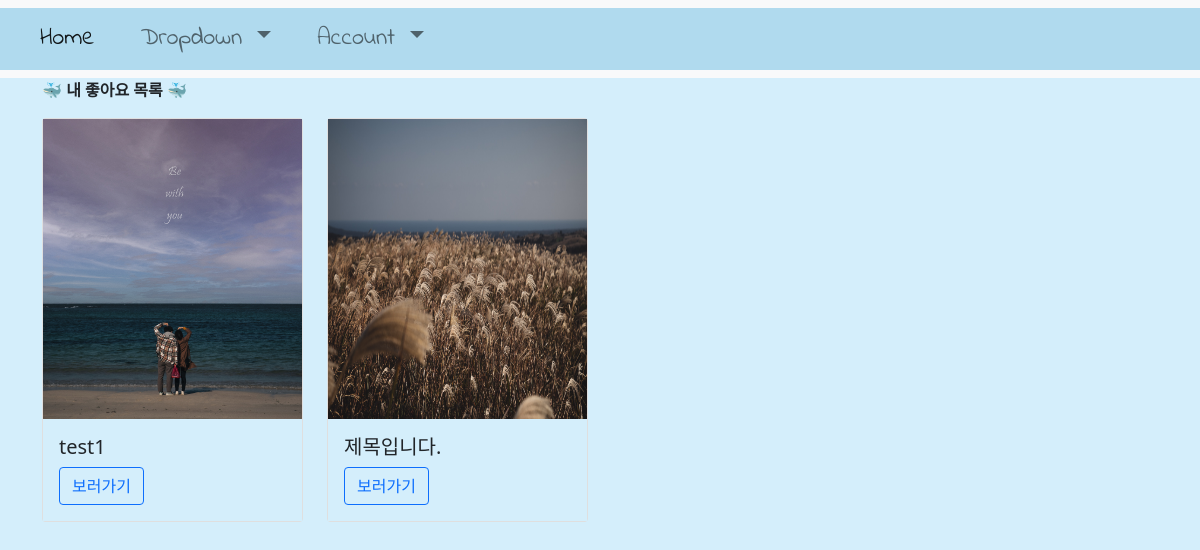
Page /my_like/1/ (signed in) on the committed database.
### main/models.py (models this page shows, shortened)
class Like(models.Model):
    user = models.ForeignKey(User, on_delete=models.CASCADE)
    post = models.ForeignKey(Post, on_delete=models.CASCADE)
    created_at = models.DateTimeField(auto_now_add=True)
    class Meta:
        unique_together = (('user', 'post'))

class Post(models.Model):
    id = models.AutoField(primary_key=True)
    title = models.CharField(max_length=200)
    writer = models.ForeignKey(User, on_delete=models.CASCADE)
    pub_date = models.DateTimeField()
    body = models.TextField()
    image = models.ImageField(upload_to="post/", blank=True, null=True)
    like_user_set = models.ManyToManyField(
        User, blank=True, related_name="likes_user_set", through="Like")
    dislike_user_set = models.ManyToManyField(
        User, blank=True, related_name="dislikes_user_set", through="Dislike")

### main/views.py (the view)
# urls.py: path('my_like/<int:user_id>/', my_like, name="my_like"),
@login_required
def my_like(request, user_id):
    user = User.objects.get(id=user_id)
    like_list = Like.objects.filter(user=user)
    context = {
        'like_list': like_list,
    }
    return render(request, 'main/my_like.html', context)

### main/templates/main/my_like.html
{% extends 'base.html' %}
{% load static %}
{% block content %}
    <div class="container">
        <p style="font-weight:bold;">🐳 내 좋아요 목록 🐳</p>
        <div class="row">
            {% for like in like_list %}
                <div class="col-md-3 col-6 item_list__card">
                    <div class="card">
                        {% if like.post.image %}
                            <a href="#">
                                <img src="{{ like.post.image.url }}" width="100%" height="300px" alt="...">
                            </a>
                            <div class="card-body">
                                <h5 class="card-title">{{ like.post.title }}</h5>
                                <a href="{% url 'main:detail' like.post.pk %}" class="btn btn-outline-primary">보러가기</a>
                            </div>
                        {% else %}
                            <div class="card-body">
                                <h5 class="card-title">{{ like.post.title }}</h5>
                                <a href="{% url 'main:detail' like.post.pk %}" class="btn btn-outline-primary">보러가기</a>
                            </div>
                        {% endif %}
                    </div>
                </div>
            {% endfor %}
        </div>
    </div>
{% endblock content %}

### basic/templates/base.html (shortened to what this page needs)
<!DOCTYPE html>
{% load static %}
<html lang="en">
<head>
    <link href="https://cdn.jsdelivr.net/npm/bootstrap@5.1.3/dist/css/bootstrap.min.css" rel="stylesheet">
    <link rel="stylesheet" type="text/css" href="{% static 'css/show.css' %}?after">
    <link rel="stylesheet" type="text/css" href="{% static 'css/photo.css' %}?after">
</head>
<body>
    <div class="body">
        {% include 'shared/_navbar.html' %}
        {% block content %}
        {% endblock %}
    </div>
</body>

### basic/templates/shared/_navbar.html (shortened to what this page needs)
{% load static %}
<link rel="stylesheet" type="text/css" href="{% static 'css/navbar.css' %}?after">
<nav class="navbar navbar-expand-lg navbar-light bg-light">
    <div class="container-fluid">
        <div class="collapse navbar-collapse" id="navbarSupportedContent">
        <ul class="navbar-nav me-auto mb-2 mb-lg-0">
            <li class="nav-item">
            <a class="nav-link active" aria-current="page" href="{%url 'main:showmain' %}" style="margin: 5px 30px 5px 20px;">Home</a>
            </li>
            <li class="nav-item dropdown">
            <a class="nav-link dropdown-toggle" href="#" id="navbarDropdown" role="button" data-bs-toggle="dropdown" aria-expanded="false" style="margin: 5px 30px 5px 0px;">
                Dropdown
            </a>
            </li>
            <li class="nav-item dropdown">
            <a class="nav-link dropdown-toggle" href="#" id="navbarDropdown" role="button" data-bs-toggle="dropdown" aria-expanded="false" style="margin: 5px 0px 5px 0px;">
            Account
            </a>
            </li>
        </ul>
        </div>
    </div>
    </nav>

### basic/static/css/show.css (style rules this page uses)
:root { --body: #d4eefb; }
* { background-color: var(--body); }
.body { max-width: 100%; max-height: 100%; }

### basic/static/css/navbar.css (style rules this page uses)
nav { font-family: "Indie Flower"; font-size: 24px; }
.nav-item a, .collapse, .nav-item, .container-fluid, .navbar { background-color: #b0daee; }

### rows in the picture
Like: post.image (picture), post "test1"
Like: post.image (picture), post "제목입니다."
